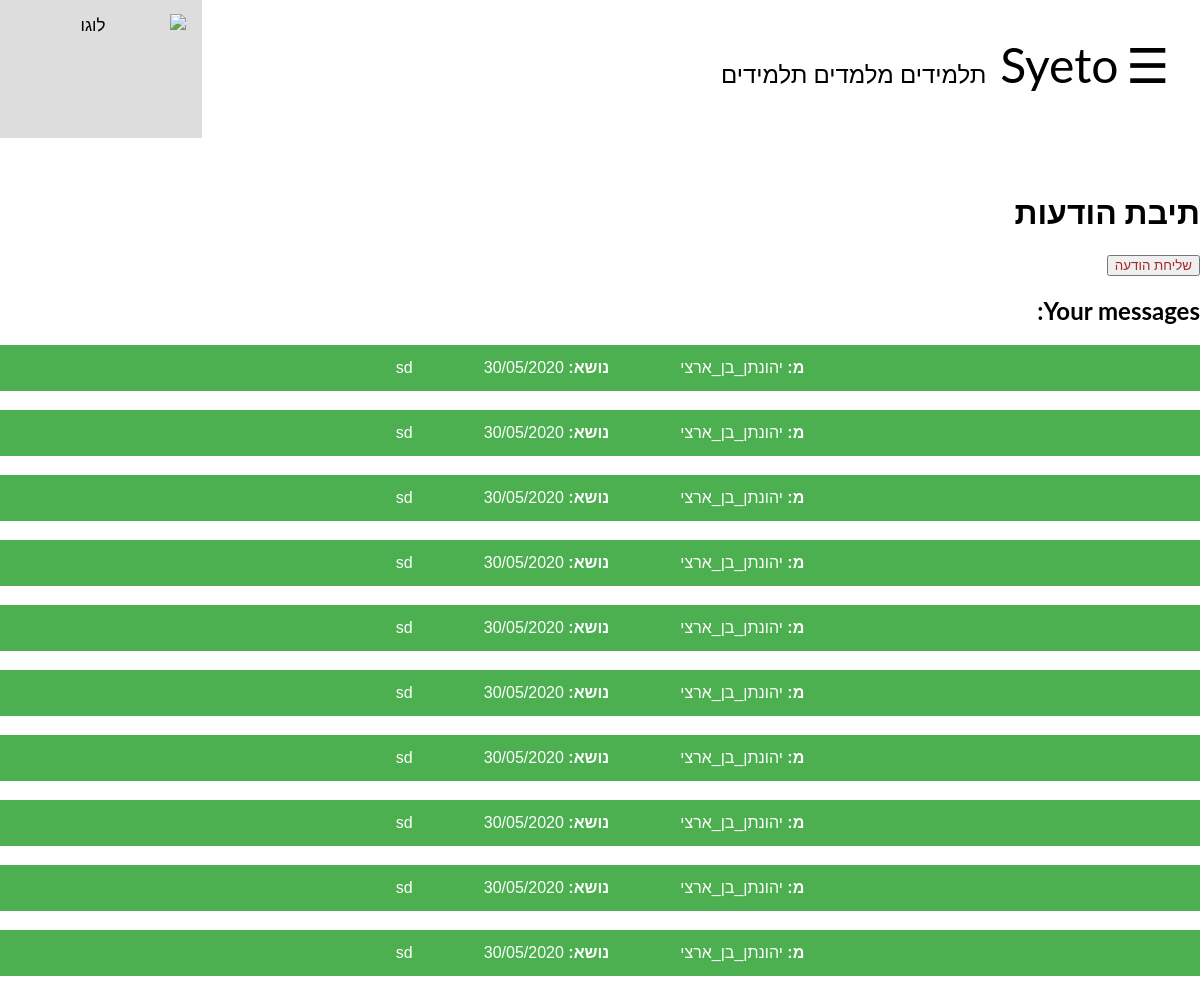
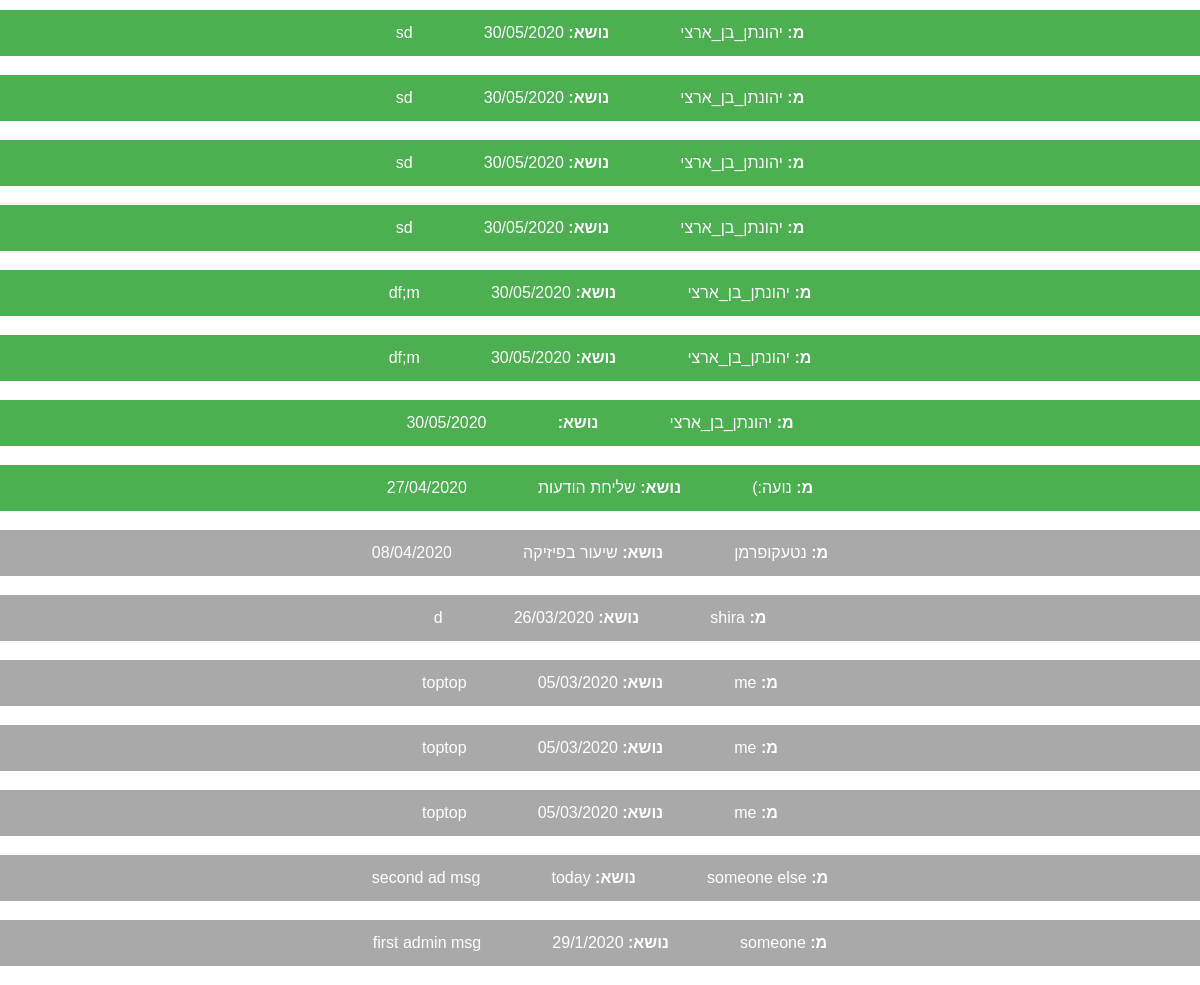
The page /messages (signed in) on the database its author committed (2 pictures, top to bottom).
### tables this page shows
CREATE TABLE "messages" (
	"messageID"	TEXT,
	"topic"	TEXT,
	"sender"	TEXT,
	"content"	TEXT,
	"date"	TEXT,
	"is_read"	TEXT,
	PRIMARY KEY("messageID")
);

### Application.py (the view)
@app.route('/messages', methods=['POST', 'GET'])
def messages():
    if not connected():
        return redirect('/')
    messages_list = DataBaseFunctions.messages_list(session['user'])#Because there are 2 additional Messages that I do not know why theyre in there
    messages_list.reverse()
    return render_template('messages.html', messages = messages_list)

### Application.py (called while the page is built)
def connected():
    return 'user' in session

@app.before_request
def update_lessons_offers():
    if 'user' in session:
        DataBaseFunctions.update_lessons_offers_that_have_passed(session['user'])
        DataBaseFunctions.update_lessons_offers_that_are_no_longer_relevant(session['user'])

@app.before_request
def update_last_login():
    if 'user' in session:
        DataBaseFunctions.update_last_login(session['user'])

@app.before_request
def update_lessons_requests_quantity():
    if 'user' in session:
        session['new_lessons_offers'] = DataBaseFunctions.number_of_lessons_requests(session['user'])
        session['new_messages'] = DataBaseFunctions.number_of_new_messages(session['user'])
        session['new_friend_requests'] = DataBaseFunctions.number_of_friend_requests(session['user'])
        session['lessons'] = DataBaseFunctions.number_of_lessons(session['user'])

@app.before_request
def delete_hp_note_if_nessaccery():
    if connected():
        current_url = request.url_rule
        print("Current", type(current_url))
        DataBaseFunctions.delete_hp_note_if_nessaccery(username=session['user'], current_url=current_url)

### DataBaseFunctions.py (called while the page is built, shortened)
    @staticmethod # מחזיר מחרוזת המכילה את התאריך הנוכחי
    def get_date():
        import datetime
        date = str(datetime.datetime.now()).split(' ')[0]
        date = date.split('-')
        date.reverse()
        date = '/'.join(date)
        return date

    @staticmethod # מחזירה מחרוזת המכילה את השעה הנוכחית
    def get_time():
        import datetime
        date = str(datetime.datetime.now()).split(' ')[1]
        date=date.split(':')
        return (date[0]+':'+date[1])

    @staticmethod #
    def get_lessons_offers_IDs(username):#returns a list of lessons_offers IDs according to a certain usrname
        conn = sqlite3.connect('database.db', timeout=2)
        IDs = conn.execute("select lessons_offers_IDs from users where username=?", (username,))
        for row in IDs:
            IDs = row[0]
        print("IDs=",IDs)
        try:
            return IDs.split(',')
        except:
            return []

    @staticmethod # מקבלת רשימה של שיעורים ומחזירה אותם מסודרים על פי סדר כרונולוגי
    def sort_lessons_by_date_and_time(lessons):
        return lessons

    @staticmethod
    def get_current_time_for_login():
        current_date = DataBaseFunctions.get_date()
        current_time = DataBaseFunctions.get_time()
        time = current_date + ' ' + current_time
        return time

### templates/messages.html (shortened to what this page needs)
{% extends "registeredLayout.html" %}
{% block body %}
<h1>תיבת הודעות</h1>
<form action="/sendMessage">
        <button type="submit" class="btn btn-primary"><font color="brown">שליחת הודעה</font></button>
</form>
<h2>Your messages:</h2>
{% for msg in messages %}
    {% if msg.is_read == "yes" %}
        {% set block = "is_read" %}
    {% else %}
        {% set block = "not_read" %}
    {% endif %}
    <button class={{block}} onclick="location.href='/viewMessage?msg_id={{msg.id}}'"><b>מ:</b> {{msg.sender}}
        &nbsp;&nbsp;&nbsp;&nbsp;&nbsp;&nbsp;&nbsp;&nbsp;&nbsp;&nbsp;&nbsp;&nbsp;&nbsp;&nbsp; <b>נושא:</b> {{msg.topic}}
        {{msg.date}}</button>
    <br>
{% endfor %}
{% endblock %}

### templates/registeredLayout.html (shortened to what this page needs)
{%extends "generalLayout.html"%}

### templates/generalLayout.html (shortened to what this page needs)
<!DOCTYPE html>
<html dir="rtl" lang="he">
<head>
</head>
<div class="topnav" style="z-index: 1;" >
  <a href="http://127.0.0.1:5000/homePage">
  <img border="0" alt="לוגו" src="https://mail.google.com/mail/u/0?ui=2&ik=ae5bb7a53c&attid=0.1&permmsgid=msg-a:r3340845581791545536&th=1717426eadc77ccf&view=fimg&sz=s0-l75-ft&attbid=ANGjdJ_QU7krUFfWZT1ACiBMjf8JgtCB34l_CjazdEh28wOEMi7IM9xR36Htdsd8TUElHabXD5Gtk7vdRjq3tRnDNObctgvPbfB0khoTmyN-jDYIoViJTeqf8Z0BzLQ&disp=emb&realattid=ii_k8ymrrvq0" style="float:left;width:170px;height:110px;">
  </a>
  <span style="font-size:30px;cursor:pointer" onclick="openNav()">
    <br>&nbsp;&nbsp;&nbsp;
    <font size="10" color="black">&#9776;</font>
    <font size="10">Syeto</font>
  <font size="5">&nbsp;תלמידים מלמדים תלמידים</font>
  </span>
</div>
<br><br><br><br><br><br><br><br><br>
<body>
{%block body%}{%endblock%}
</body>
</html>

### templates/messages.html (style rules this page uses)
.not_read { display: block; width: 100%; border: none; background-color: #4CAF50; color: white; padding: 14px 28px; font-size: 16px; cursor: pointer; text-align: center; }
.is_read { display: block; width: 100%; border: none; background-color: #A9A9A9; color: white; padding: 14px 28px; font-size: 16px; cursor: pointer; text-align: center; }

### templates/generalLayout.html (style rules this page uses)
body { margin: 0; font-family: Arial, Helvetica, sans-serif; }
.topnav { overflow: hidden; background-color: white; position: fixed; width: 100%; }
.topnav a { float: left; color: #f2f2f2; text-align: center; padding: 14px 16px; text-decoration: none; font-size: 17px; }
body { font-family: "Lato", sans-serif; }
body { padding: 0px; }

### rows shown on the page
messages: sender "יהונתן_בן_ארצי", topic "sd", date "30/05/2020"
messages: sender "יהונתן_בן_ארצי", topic "sd", date "30/05/2020"
messages: sender "יהונתן_בן_ארצי", topic "sd", date "30/05/2020"
messages: sender "יהונתן_בן_ארצי", topic "sd", date "30/05/2020"
messages: sender "יהונתן_בן_ארצי", topic "sd", date "30/05/2020"
messages: sender "יהונתן_בן_ארצי", topic "sd", date "30/05/2020"
messages: sender "יהונתן_בן_ארצי", topic "sd", date "30/05/2020"
messages: sender "יהונתן_בן_ארצי", topic "sd", date "30/05/2020"
messages: sender "יהונתן_בן_ארצי", topic "sd", date "30/05/2020"
messages: sender "יהונתן_בן_ארצי", topic "sd", date "30/05/2020"
messages: sender "יהונתן_בן_ארצי", topic "sd", date "30/05/2020"
messages: sender "יהונתן_בן_ארצי", topic "sd", date "30/05/2020"
messages: sender "יהונתן_בן_ארצי", topic "sd", date "30/05/2020"
messages: sender "יהונתן_בן_ארצי", topic "sd", date "30/05/2020"
messages: sender "יהונתן_בן_ארצי", topic "df;m", date "30/05/2020"
messages: sender "יהונתן_בן_ארצי", topic "df;m", date "30/05/2020"
messages: sender "יהונתן_בן_ארצי", date "30/05/2020"
messages: sender "נועה:)", topic "שליחת הודעות", date "27/04/2020"
messages: sender "נטעקופרמן", topic "שיעור בפיזיקה", date "08/04/2020"
messages: date "26/03/2020"
messages: topic "toptop", date "05/03/2020"
messages: topic "toptop", date "05/03/2020"
messages: topic "toptop", date "05/03/2020"
messages: sender "someone else", topic "second ad msg", date "today"
messages: sender "someone", topic "first admin msg", date "29/1/2020"

### other values the page prints
{{ msg.topic }} "d"
